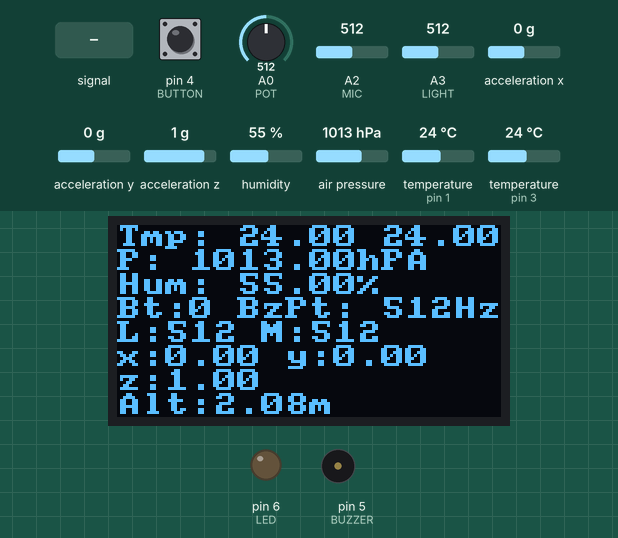
Recording of a sketch running on a simulated Arduino Uno, built with avr-gcc and run on an emulated ATmega328P. Shown: 128×64 one-colour display, output pins drawn as LEDs (lit = HIGH), buzzer (waves = sounding). The inputs (shaded band) are chosen by the test bench; at power-on: air pressure 1013 hPa, pin 4 (BUTTON) LOW, A2 (MIC) = 512, A0 (POT) = 512, A3 (LIGHT) = 512, acceleration x 0 g, acceleration y 0 g, acceleration z 1 g, humidity 55 %, temperature (sensors on pin 1, pin 3) 24 °C.

Above: at 1.3 s.
1.4 s: air pressure set to 1025 hPa
At 2.3 s:
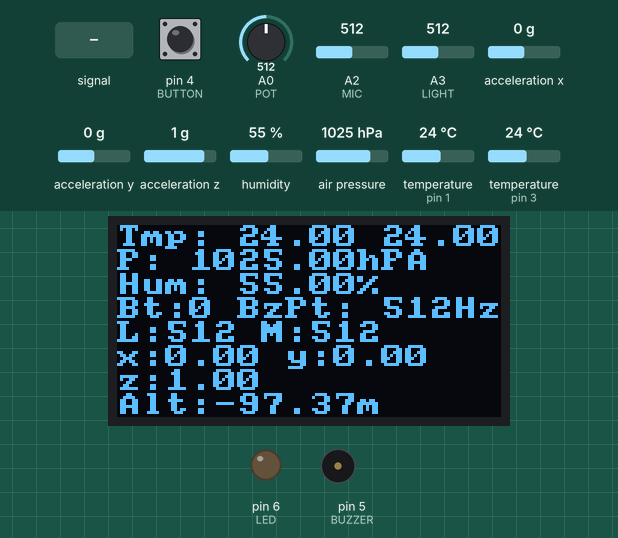
3.2 s: pin 4 (BUTTON) pulled HIGH for 1 s
At 4.2 s:
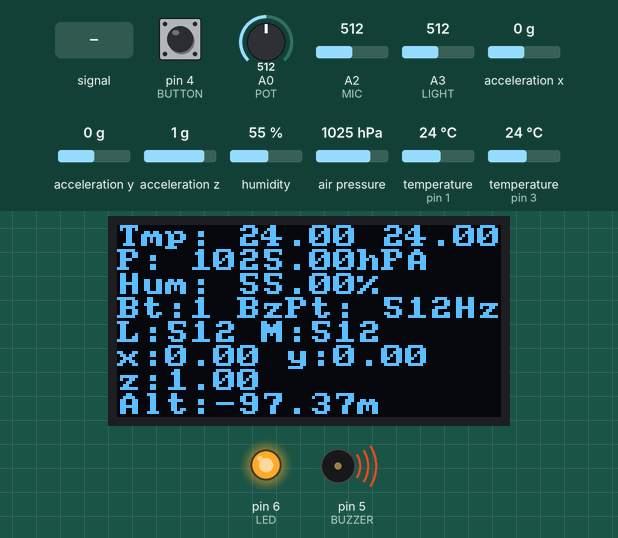
5.8 s: A2 (MIC) fed a 200 Hz sine of ±81 counts around its level
At 6.3 s:
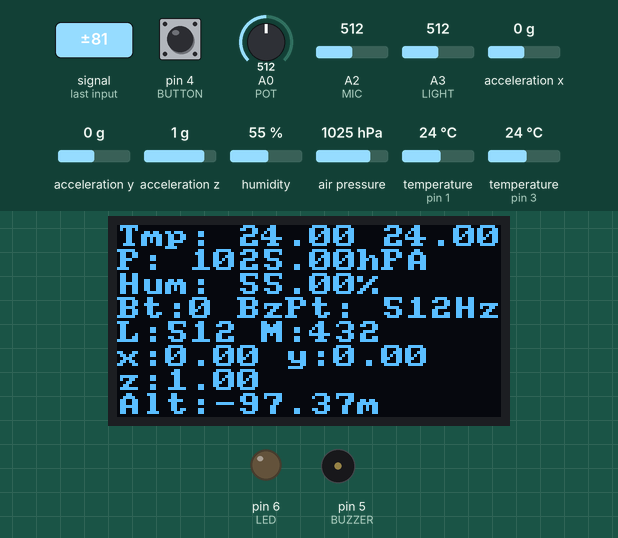
7.4 s: A2 (MIC) set to 30
At 8.8 s:
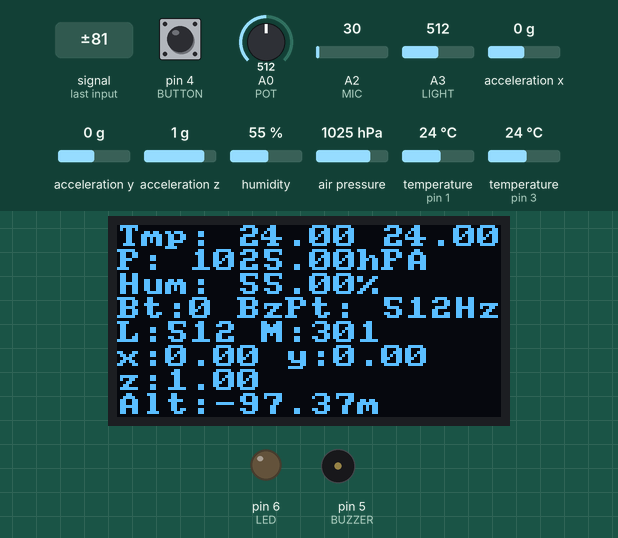
9.2 s: A0 (POT) set to 30
At 10.6 s:
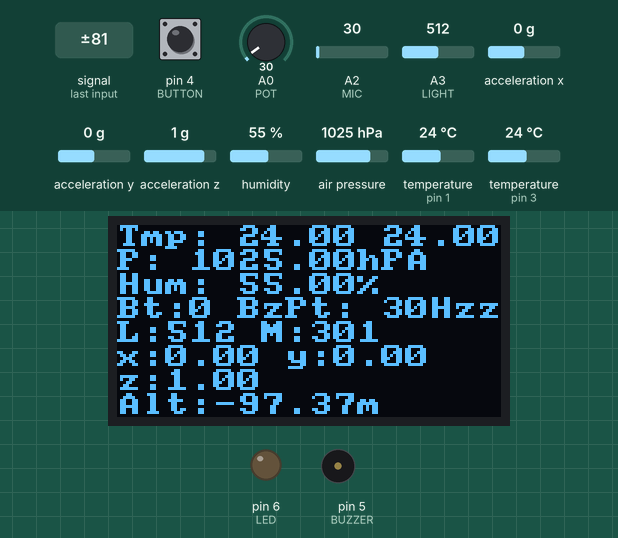
11.3 s: pin 4 (BUTTON) pulled HIGH for 0.35 s
At 12.0 s:
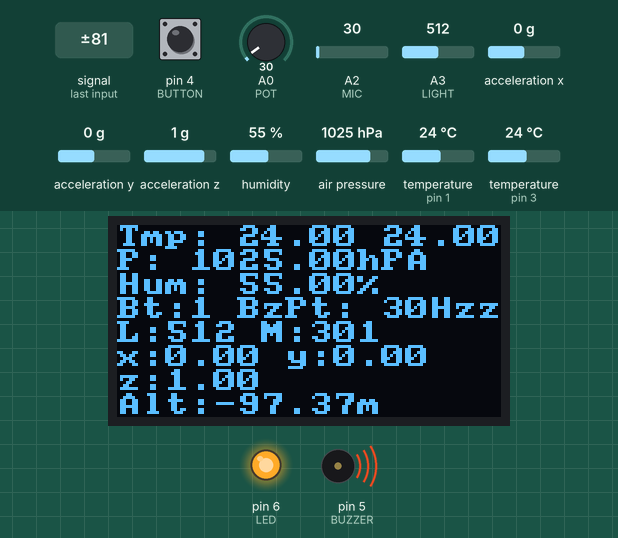
Timing chart, 0 to 14.3 s (numbered marks = the images above; inputs shaded):
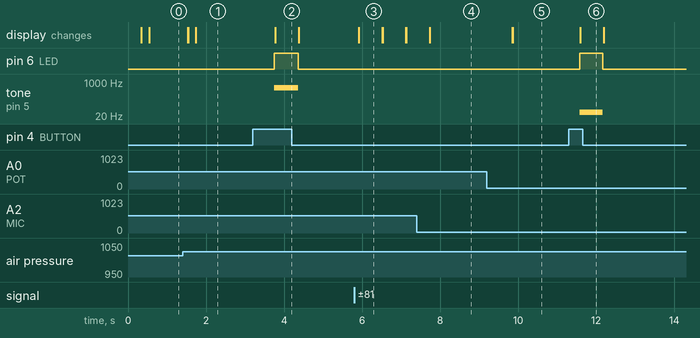

Measured:
- after the input at 1.4 s, the display: first changes after 0.13 s (image 1 shows a later state)
- after the input at 3.2 s, pin 6 (LED): LOW → HIGH after 0.55 s, → LOW 0.61 s later; tone on pin 5 (BUZZER): silent → 512 Hz after 0.55 s, → silent 0.61 s later; the display: changes after 0.58 s (image 2)
- after the input at 5.8 s, the display: first changes after 0.11 s (image 3 shows a later state)
- after the input at 9.2 s, the display: first changes after 0.65 s (image 5 shows a later state)
- after the input at 11.3 s, pin 6 (LED): LOW → HIGH after 0.27 s, → LOW 0.60 s later; tone on pin 5 (BUZZER): silent → 30 Hz after 0.27 s, → silent 0.60 s later; the display: changes after 0.29 s (image 6)

The sketch:

sensor-kit.ino
```cpp
#include "Arduino_SensorKit.h"

#define Environment Environment_I2C
#define BUZZER 5
#define BUTTON  4
#define LED 6
#define POT A0
#define MIC A2
#define LIGHT A3

int pot_value;
bool button_state;
int mic_value;
int light_value;
float preassure;

void setup() {
  Serial.begin(9600);

  pinMode(MIC , INPUT);
  pinMode(LIGHT , INPUT);
  pinMode(BUTTON , INPUT);
  pinMode(LED, OUTPUT);
  digitalWrite(LED, LOW);
  pinMode(BUZZER, OUTPUT);

  Environment.begin();
  Accelerometer.begin();
  Pressure.begin();

  Oled.begin();
  Oled.setFlipMode(true);
  Oled.setFont(u8x8_font_amstrad_cpc_extended_r);
}

void loop() {
  //cursor values are in characters, not pixels
  Oled.setCursor(0, 5);
  // If accelerometer and altimeter are queried too close to one another
  // this causes a hang, so we read this first.
  Oled.print("x:");
  Oled.print(Accelerometer.readX());
  Oled.print(" y:");
  Oled.print(Accelerometer.readY());
  Oled.setCursor(0, 6);
  Oled.print("z:");
  Oled.print(Accelerometer.readZ());

  pot_value = analogRead(POT);
  button_state = digitalRead(BUTTON);

  if (button_state == true) {
    digitalWrite(LED, HIGH);
    tone(BUZZER, pot_value);
  } else {
    digitalWrite(LED, LOW);
    noTone(BUZZER);
  }

  Oled.setCursor(0, 3);
  Oled.print("Bt:");
  Oled.print(button_state);
  Oled.print(" BzPt: ");
  Oled.print(pot_value);
  Oled.print("Hz");

  Oled.setCursor(0, 0);
  Oled.print("Tmp: ");
  Oled.print(Pressure.readTemperature());
  Oled.print(" ");
  Oled.print(Environment.readTemperature());

  preassure = Pressure.readPressure()/100;
  Oled.setCursor(0, 1);
  Oled.print("P: ");
  Oled.print(preassure);
  Oled.print("hPA");

  Oled.setCursor(0, 2);
  Oled.print("Hum: ");
  Oled.print(Environment.readHumidity());
  Oled.print("%");

  light_value = analogRead(LIGHT);
  mic_value = analogRead(MIC);
  Oled.setCursor(0, 4);
  Oled.print("L:");
  Oled.print(light_value);
  Oled.print(" M:");
  Oled.print(mic_value);

  Oled.setCursor(0, 7);
  Oled.print("Alt:");
  Oled.print(Pressure.readAltitude());
  Oled.print("m");

  delay(100);
}
```
